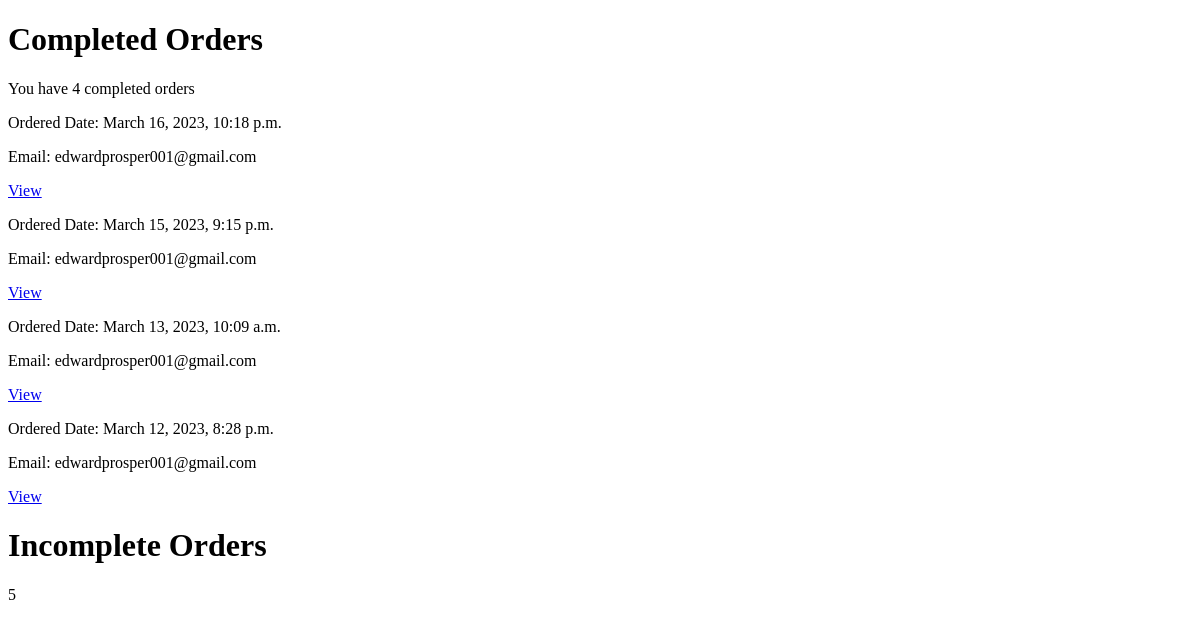
Page /orders/orders/history/ (signed in) on the earlier database version.
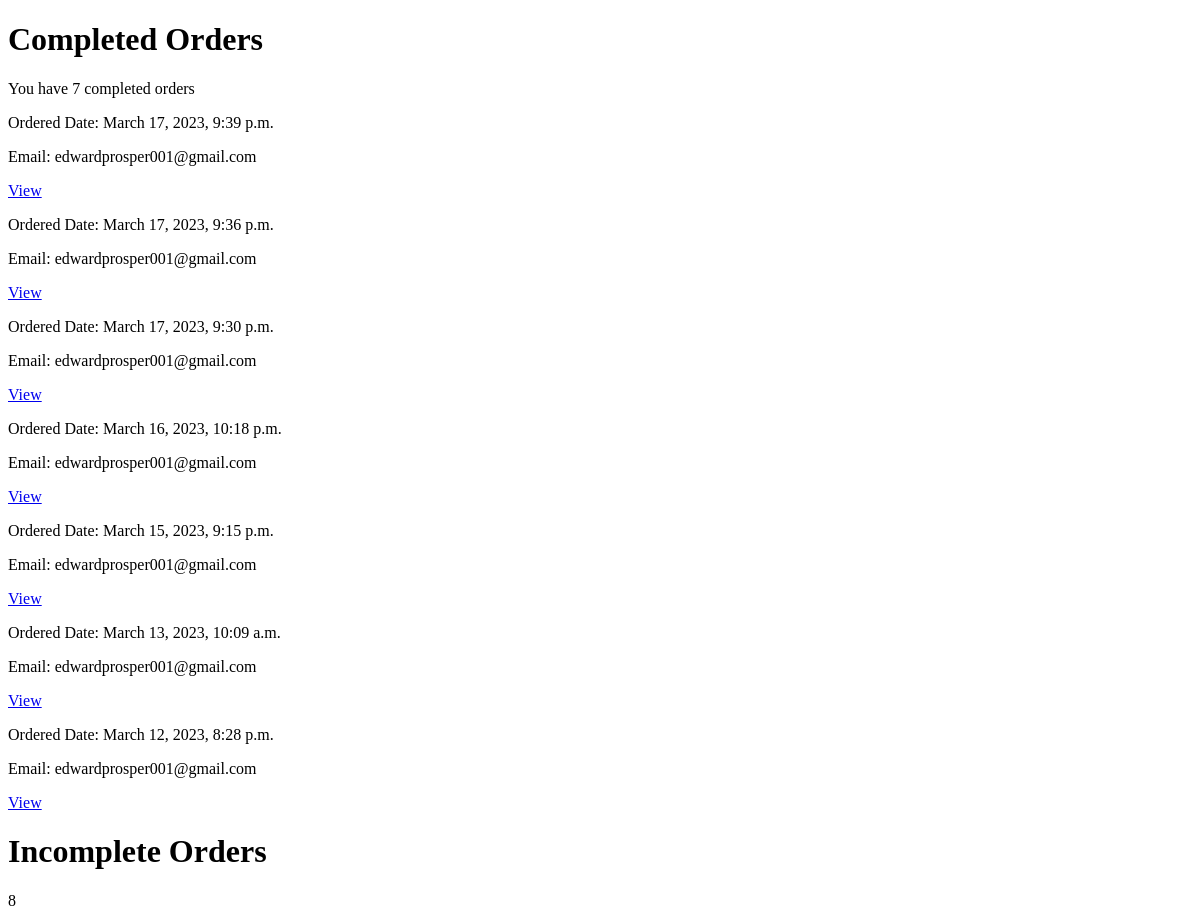
Same page on the later database version.
### core/models.py (models this page shows, shortened)
class Order_Payment(models.Model):      # You just created this....
    order = models.ForeignKey(Order, on_delete=models.CASCADE)
    amount = models.PositiveIntegerField()
    ref = models.CharField(max_length=200)
    email = models.EmailField()
    verified = models.BooleanField(default=False)
    date_created = models.DateTimeField(auto_now_add=True)
    class Meta:
        ordering = ["-date_created"]
        verbose_name = "Ordered & Paid"
        verbose_name_plural = "Ordered & Paid"

### orders/models.py (models this page shows, shortened)
class Order(models.Model):
    first_name = models.CharField(max_length=50)
    last_name = models.CharField(max_length=50)
    email = models.EmailField()
    phone_number = models.CharField(max_length=11)
    address = models.CharField(max_length=250)
    postal_code = models.CharField(max_length=20)
    city = models.ForeignKey(LGA, on_delete=models.CASCADE)
    delivery_fee = ChainedForeignKey(Delivery_prices, chained_field="city",
                                     chained_model_field="city",
                                     show_all=False,
                                    auto_choose=True,
                                    sort=True)
    created = models.DateTimeField(auto_now_add=True)
    updated = models.DateTimeField(auto_now=True)
    paid = models.BooleanField(default=False)
    ref = models.CharField(max_length=200)
    refund_requested = models.BooleanField(default=False)
    refund_granted = models.BooleanField(default=False)
    coupon = models.ForeignKey(Coupon,
                               related_name='orders',
                               null=True,
                               blank=True,
                               on_delete=models.SET_NULL)
    discount = models.IntegerField(default=0,
                                   validators=[MinValueValidator(0),
                                       MaxValueValidator(100)])
    class Meta:
        ordering = ['-created']
        indexes = [
            models.Index(fields=['-created']),
        ]

### orders/views.py (the view)
# urls.py: path("orders/history/", views.order_history, name="order-history"),
@login_required
def order_history(request):
    completed_orders = Order_Payment.objects.filter(email=request.user.email, verified=True)
    incomplete_orders = Order.objects.filter(email=request.user.email, paid=False)
    context = {
        "incomplete_orders": incomplete_orders,
        "completed_orders": completed_orders
    }
    return render(request, "orders/order/history2.html", context)

### cart/context_processors.py (called while the page is built)
def cart(request):
    return {'cart': Cart(request)}

### orders/templates/orders/order/history2.html (shortened to what this page needs)
<!DOCTYPE html>
<html lang="en">
<head>
</head>
<body>
    <h1>Completed Orders</h1>
    You have {{ completed_orders.count }} completed orders
    {% for order in completed_orders %}
        <p>Ordered Date: {{ order.order.created }}</p>
        <p>Email: {{ order.email }}</p>
        <a href="{% url 'orders:user-order-detail' order.id %}">View</a>
    {% endfor %}
    <h1>Incomplete Orders</h1>
    {{ incomplete_orders.count}}
</body>
</html>

Differences in the rows shown:
added Order_Payment: order.created "March 17, 2023, 9:39 p.m.", email "edwardprosper001@gmail.com"
added Order_Payment: order.created "March 17, 2023, 9:36 p.m.", email "edwardprosper001@gmail.com"
added Order_Payment: order.created "March 17, 2023, 9:30 p.m.", email "edwardprosper001@gmail.com"
Other differences:
{{ completed_orders.count }}: "4" → "7"
{{ incomplete_orders.count }}: "5" → "8"
